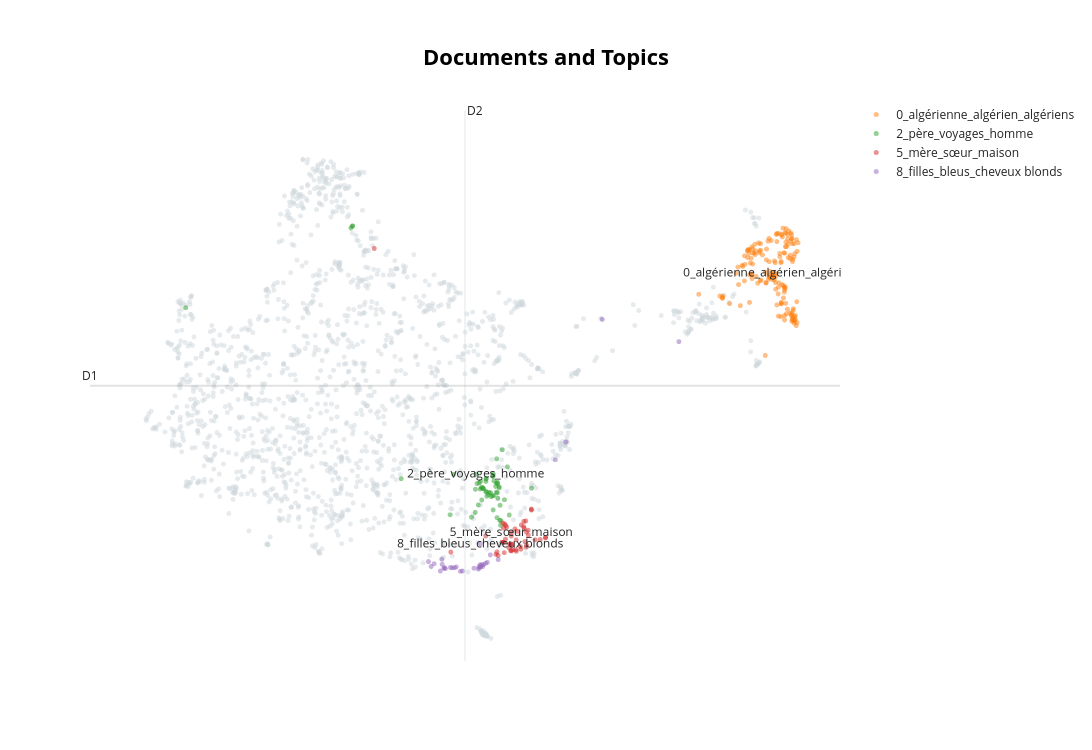

Notebook code for this chart:
### Code cell
topic_model.visualize_documents(docs, topics=[0, 5, 2, 8])

### Figure 1 — Plotly figure (JSON) as saved in the notebook; plotly's stock layout.template omitted (floating-point values rounded to 4 significant figures; data arrays with more than 128 entries replaced by an {"elided": "..."} marker saying what was removed)
{"data": [{"hoverinfo": "text", "hovertext": {"elided": "1650 str values"}, "marker": {"color": "#CFD8DC", "opacity": 0.5, "size": 5}, "mode": "markers+text", "name": "other", "showlegend": false, "type": "scattergl", "x": {"elided": "1650 float values"}, "y": {"elided": "1650 float values"}}, {"hoverinfo": "text", "hovertext": {"elided": "159 str values"}, "marker": {"opacity": 0.5, "size": 5}, "mode": "markers+text", "name": "0_algérienne_algérien_algériens", "text": {"elided": "159 str values"}, "textfont": {"size": 12}, "type": "scattergl", "x": {"elided": "159 float values"}, "y": {"elided": "159 float values"}}, {"hoverinfo": "text", "hovertext": ["oui, toute sa famille est en . à l'est. vous ne voulez pas savoir? c'est sa solitude que je ressens.", "pour ce qui compte le plus au monde. ses beautés. oui, mon père est revenu. malgré la rumeur.", "je ne sais plus ses mains. je n'entends plus sa voix. je ne me souviens pas. je sais juste l'attachement de ma mère pour cet homme, son grand- père de .", "le butin de ma mère. ses filles, ses trésors. les montrer. les donner. pour les grandes vacances.", "des travailleurs. de leurs femmes. du regroupement familial. ce n'est pas mon histoire.", "je tiens son bras, une anse de pierre. je marche les chevilles ouvertes. je suis avec mon père.", "sa tendresse. un vol. cet homme a volé les mains de ma mère. cet homme me prend pour son enfant.", "cet homme est dans ma vie. il décide. il finit l'enfance. cet homme est ma défaite.", "je monte dans sa voiture, une fête. je surveille. la rue. sa nuque. les bus. ses épaules.", "il remplace mon père. il est très sérieux. il protège contre les hommes de l'. ces fantômes de la résidence.", "le bleu du ciel. le bleu des mots. ma mère quitte la maison. elle vit avec lui. c'est difficile.", "c'est un arabe. oui, c'en est un. silence encore de mon père. terrassé par la douleur .", "il savait, lui, les autres langues, les autres visages. il savait, lui, les forces des vagues, du vent, du soleil et de la lune, la seule lumière de la nuit.", "ce marin. qui couvrait sa femme de parfums, de vêtements. il savait, lui, la mer, les récifs, les terres étrangères.", "tout le visage de ton père tiendra dans ta main. ses yeux. son sourire. ses cheveux noirs.", "de tout. mon père n'est plus là. il est dans la force des réacteurs. il est après le mur du son.", "respectez-le ou je vous tue. et ce n'est pas seulement mon père. c'est un homme.", "la mouquère. ma grand-mère ne dit rien. c'est passé, tout ça. c'est fini, la guerre.", "il pourrait être son frère, . il pourrait être ce corps mort à la guerre. il pourrait être cet aîné porté disparu.", "c'est là qu'ils se sont rencontrés, ma fille et lui. en pleine guerre d'. notre gendre.", "deuxième aller pour ma mère. retour pour mon père. découverte pour ma sœur et moi.", "longtemps je porterai en moi l'enfance de ma mère. comme un héritage. comme une blessure à effacer par ma vie heureuse.", "encore mieux. il demande ensuite des nouvelles de ma mère, sa santé, sa vie, son nouveau travail, avec un ton grave.", "son tour du monde. son travail. ses responsabilités. ça tombe bien, mon père n'est pas un ouvrier.", "ainsi je nie son intention. mon enfance creuse le désert de cet homme qui disparaît jusqu'à l'âge adulte.", "des cadeaux du mari, capitaine au long cours. des souvenirs de voyage. de cet homme si bon, si généreux.", "là-bas. en . chercher un appartement pour sa famille. dans ce pays compliqué et lointain.", "il regarde. du   à . il couvre tout. il remarque tout. comme un propriétaire. avec cette joie, toujours, que donne la mer.", "à hurler. cet homme est mon père. respectez-le ou je vous insulte. respectez-le ou je vous frappe.", "heureusement. l'élégance de mon père. son goût des jolies choses. ses pulls, ses chemises, ses pantalons sur son corps si fin.", "par mes voyages. sur les traces de mon père. à . à  . à . longtemps après je me sentirai enfin chez moi.", "la mouquère. tout revient. tout recommence. c'est infini. mais la petite voix de ma grand-mère est toujours là.", "de cet amoureux. il aimait mon père. oui, il l'aimait. je ne sais plus son visage.", "c'est une prière. toute l' contient cet homme. toute mon enfance se dirige vers lui.", "ses cadeaux de . une boîte d'escargots  pour chaque arrière-petit-enfant, une tribu.", "rien ne les sépare. mon père est sans moi. il est aux autres qui regardent, pris dans sa douleur, si seul.", "sur la violence naissante. rien. il demande des nouvelles de mon père. ses dernières missions.", "je reste avec mon père. je prends des deux. je perds des deux. chaque partie se fond à l'autre puis s'en détache.", "est le fils aîné disparu. est le frère perdu. est le silence de mon père. sa séparation.", "j'ai tous les voyages de mon père pour devenir un homme. j'ai tout son temps. j'ai toute son absence pour le remplacer.", "j'ai tous ses avions pour changer. j'ai tous ses océans traversés pour épouser ma mère.", "son sommeil. ses repas. son tour de garde. il sourit. il vise toute ma famille fran çaise.", "mon grand-père. sa voix. ses mains. finis ton assiette, mon petit. je suis si loin de tout, soudain.", "la montagne ne sera plus jamais la même. c'est  que mon père regarde. c'est lui qu'il cherche.", "toucher. savoir. connaître. ma mère est un trésor. aminé et moi remplaçons nos pères.", "trois mémoires. trois fragilités. ma force ne suffit pas. tout change soudain. les voyages de mon père.", "l'. le groupe des 24. le fonds monétaire international. c'est un écrasement. je ne suis rien.", "les voyages de mon père avant , c'est bien. il rapporte la liberté. du vent sur son imperméable.", "quand nos pères sont loin d'. derrière la mer. leurs voyages. nos solitudes. ton père est souvent au  pour l'usine de sel.", "avec son pays. avec son travail. avec ma mère. avec ma sœur. mon père, l'homme des jalousies.", "mon père laisse . tu veilleras sur la maison. ses départs fondent mon désir. changer.", "mais ne rien dire. être fière. ses billets d'avion. ses badges de conférence. le papier à lettres de la banque mondiale.", "mes tantes restent. avec leurs filles. avec leurs fils. moi je reste avec . salue de la main derrière la vitre de la voiture américaine qui l'emporte vers la ville, vers son petit appartement de , vers les souvenirs du capitaine au long cours, vers ses statues noires, ces corps de pierre comme figés par la mort.", "elles s'embrassent et se disputent. c'est une guerre. c'est une union. c'est un rejet.", "je porte la disparition de l'aîné de la famille, sa référence. on ne retrouve pas son corps.", "mon père. sa femme après son frère. je suis dans la guerre d'. je porte le conflit.", "le chauffeur. il remplace mon père. sa conscience professionnelle. sa façon d'être un homme.", null], "marker": {"opacity": 0.5, "size": 5}, "mode": "markers+text", "name": "2_père_voyages_homme", "text": ["", "", "", "", "", "", "", "", "", "", "", "", "", "", "", "", "", "", "", "", "", "", "", "", "", "", "", "", "", "", "", "", "", "", "", "", "", "", "", "", "", "", "", "", "", "", "", "", "", "", "", "", "", "", "", "", "", "2_père_voyages_homme"], "textfont": {"size": 12}, "type": "scattergl", "x": [-0.2837, -0.4257, -0.4687, -0.2423, -0.2733, -0.6126, -0.33, -0.3341, -0.8934, -0.3177, -0.3279, -0.5094, -2.196, -2.178, -0.4937, -0.251, -0.2716, -4.366, -0.8485, -0.3549, -0.2304, -0.2769, -0.4982, -0.2479, -0.1413, -0.3259, 0.1762, -2.174, -0.2857, -0.4225, -0.3355, -0.5632, -0.4824, -0.4179, -0.2372, -0.4623, -0.5611, -0.478, -0.3932, -0.295, -0.1164, -0.4239, -0.5223, -0.4552, -0.2262, -0.4121, -0.2077, -0.3641, -0.4179, -0.1798, -0.3816, -0.2817, -0.2667, -1.536, -0.5394, -0.3185, -0.2719, -0.5535], "y": [-0.09576, -0.08167, -0.01818, -0.5512, -0.1076, -0.4997, 0.158, 0.1759, -0.4606, 0.08543, -0.3829, 0.04991, 4.165, 4.192, 0.0783, -0.007097, 0.06286, 2.88, 0.1917, -0.1676, -0.6306, -0.5074, -0.04433, -0.02723, 0.312, 0.1968, -0.03239, 4.2, 0.04946, 0.1135, -0.1561, -0.4223, -0.02473, 0.1265, -0.3081, -0.03875, -0.04965, -0.2224, -0.1336, -0.003239, -0.4643, 0.0772, -0.3016, -0.0385, -0.5552, -0.1628, 0.5883, -0.1035, -0.09301, -0.2178, -0.1024, 0.4411, -0.1926, 0.1206, 0.04233, -0.1491, 0.04068, 0.1929]}, {"hoverinfo": "text", "hovertext": ["c'est moi que ta mère doit sauver. de son regard. de sa colère. de sa voix qui m'accuse toujours.", "c'est mauvais pour le corps. pour les bronches. en plus on a une fragilité de ce côté-là, dans la famille.", "de regards. de gestes. leur réaction. c'est sur la route du  que ça arrive. ma mère conduit la voiture.", "pour ne pas l'effrayer. ta mère. je prends . oui, elle me prend, malgré le risque.", "chercher la preuve. s'assurer de l'existence de ma mère ici, dans ce lieu, dans cette maison de .", "de l'alcool à quatre-vingt-dix. mais non, ça ne pique pas. tu auras une bosse. son amour pour ma mère.", "ils reviennent par le corps de ma mère. par son asthme chronique. par ses longs sommeils.", "puis ces adolescents. par mes tantes. . tante  qui partira trop tôt, elle aussi.", "à l'aveugle. il blesse, sans savoir. ma mère a tout vu. elle me racontera. c'est donc cela « perdre la raison »", "il dit lentement. à l'oreille de ma grand-mère. des fièvres violentes. des nausées.", "toutes bronzées. le portrait craché de son père. je vous ai mises au premier, dans la chambre au lit bateau.", "sans m'arrêter. ta mère rentre sa voiture. ils ont forcé les serrures. ils ? je ne vais plus au cinéma le .", "arme-toi contre la violence des autres. que saura-t-elle de sa mère, ma protectrice ?", "ma sœur contre l'homme. son corps pour mon corps. un sacrifice. je ne me souviens pas.", "j'ai le foulard de ma mère dans la main. ma valise est ouverte. mes affaires de vacances dans la chambre au lit bateau.", "leur petite arme. ils frappent ma mère. ce n'est rien, des coups d'enfant. c'est doux et rugueux.", "sa nuque tondue. ses oreilles légèrement décollées. la r 16 noire qui conduit à l'école, au lycée, à la mer, à l'hôpital.", "elle s'est transformée. elle s'est déplacée. et elle continue. dans ma douleur à porter cette valise trop lourde.", "je pars avec ma sœur. nous allons « respirer » ensemble. respirer l'air de la , l'odeur du gazon, de la terre mouillée, de la , du goémon.", "ma sœur qui prend un couteau pour me défendre. ma sœur devient ma mère. l'homme, toujours.", "ça finira dans un bain de sang, répète ma mère. certains parlent du . d'autres de la .", "vient la main de ma mère qui donne un verre d'eau glacée. vient la main de , prolongée.", "comment ne pas vouloir gifler la fille de cet avocat extrémiste que je retrouverai vingt-cinq ans plus tard ?", "sa fille. il l'appelle . je n'ai jamais su pourquoi. . notre mer. ma mère, en . après les escaliers de la gare de , après ce bruit métallique qui semble me suivre partout, après le regard des enfants blancs, voilà la voiture de mon grand-père.", ". le père du conteur. d', le père, de , raconter. étouffer  et . dissimuler. ma grand-mère aime les vraies filles.", "ma mère, surnommée aussi petite mère par ses sœurs. elle s'en occupait bien, des petites.", "qui fête sa victoire sur moi, un abandon. je cours vers ma mère. elle prend mes épaules.", "quel lien a-t-elle avec ma mère ? que reste-t-il ? et se transmet ? cette femme qui ne sait pas que je la surveille du poste de secours.", "c'est la chambre de . je suis dans la maison de ma mère. dans la maison de son enfance.", "une enfance en danger. longtemps je la porterai pour soulager ma mère. pour la guérir.", "il brise déjà, sans savoir. il retire l'enfance. est-ce la mer qui vient ou le cri de ma sœur ?", "on parle à l'oreille de ma grand-mère. des secrets. de famille. des portes qui se ferment.", "c'est normal. ce jour-là, ta mère fait des carottes râpées avec un filet de citron.", "on reste dans ta chambre. elle est plus grande que la mienne. tu es fils unique.", "ma mère à la plage. ma mère au volant de sa voiture. ma mère dans la maison familiale.", "pour les grandes vacances. pour respirer, dit ma mère. pour les bronches, la gorge et les pou mons.", "elle attend la fin de la course. pourrait être mon frère. des hommes surgissent des dunes.", "ma mère étouffe, ici, en . des mains sur sa poitrine. ventoline. cortisone. tente à oxygène.", "qui aurait pensé, en 1960? ma sœur et moi dans la maison du . là. dans la cuisine.", "petite mère qui accompagnera jusqu'au bout sa petite sœur . elle lui tiendra la main longtemps.", "mon lieu de naissance. mes oreilles en bourdonnent. je suis dans la maison de . la maison de l'enfance de ma mère.", "un petit effort, . pour faire plaisir. être présentable. regarde, ta sœur a la même.", "elle m'attache à sa hanche. c'est notre dernière promenade. ma mère est un défi.", "tante , si attentive. qui couvre tout. nos mensonges. nos sorties. notre fatigue.", "une voix déformée. des insultes. c'est souvent ma mère qui répond. elle dit « allô »", "par son seul corps, ma mère réconcilie. par ses seules mains, ma mère rassemble.", "nos mères dans les ruelles du village de  . les mains au visage pour se protéger du vent.", "nous luttons contre le vent. ma mère me serre contre sa taille. elle guérit de tout.", "on cherche, alors. c'est une traque avant . ma mère traverse toute la ville. malgré les regards.", null], "marker": {"opacity": 0.5, "size": 5}, "mode": "markers+text", "name": "5_mère_sœur_maison", "text": ["", "", "", "", "", "", "", "", "", "", "", "", "", "", "", "", "", "", "", "", "", "", "", "", "", "", "", "", "", "", "", "", "", "", "", "", "", "", "", "", "", "", "", "", "", "", "", "", "", "5_mère_sœur_maison"], "textfont": {"size": 12}, "type": "scattergl", "x": [-0.08822, 0.3608, -0.1048, -0.02406, -0.08482, 0.03529, 0.29, -0.1667, 0.1092, -0.1505, 0.174, -0.03018, -0.06978, -0.4249, 0.04163, 0.1101, 0.1311, 0.07227, -1.89, -0.1923, 0.1336, -0.08907, -0.0977, -0.04146, -0.1639, -0.08925, -0.2146, -0.1188, 0.07513, 0.02962, 0.07991, -0.1916, -0.02511, 0.1727, -0.008675, 0.3598, -0.2629, 0.223, 0.1005, -0.1942, -0.2011, -0.8841, -0.1824, -0.1773, -0.2777, -0.1062, 0.08918, 0.1072, -0.2914, -0.08466], "y": [-1.043, -0.8243, -0.9467, -1.049, -0.9393, -1.017, -0.8598, -0.8542, -0.739, -0.6602, -0.3834, -1.026, -1.027, -0.8034, -0.6255, -0.9491, -0.7094, -0.6529, 3.834, -0.9041, -0.7903, -0.9307, -1.04, -0.6886, -0.633, -0.8044, -0.9034, -0.9965, -0.568, -0.975, -0.6782, -0.6753, -0.8649, -0.3685, -0.7276, -0.8339, -1.118, -0.8646, -0.5607, -0.9075, -0.5951, -1.062, -1.072, -0.6092, -1.06, -0.9348, -0.8945, -0.9794, -1.098, -0.7432]}, {"hoverinfo": "text", "hovertext": ["je ne me souviens plus où elle dormait dans l'appartement. je sais juste sa peau douce et parfumée.", "que saura-t-elle de sa mère, avec moi, sur la balançoire, à  tendues vers la cime des arbres et le ciel bleu de  ?", "elle reste sous les arbres serrés. elle croise les mains et ne bouge plus. souvent, elle dit attendre la mort.", "on prendra les filles avec plaisir. vraiment. tout ce que vous voudrez. à votre disposition.", "elle a les cheveux blonds et les yeux bleus. elle devient vite mon amie française.", "elle devait réfléchir, là, sur ce banc. réfléchir à sa phrase. comment dire ? comment annoncer?", "les années soixante. ces histoires idiotes. elle a près d'elle ses deux petites-filles.", "contre la femme qui dit : quelle jolie petite fille. tu t'appelles comment ? . sa surprise.", "qui sentira. qui se laissera mourir. qui la suivra, elle, mon arrière-grand-mère.", "ne descend pas à la plage. elle reste dans le jardin sur une chaise longue. elle fuit le soleil, pourtant si faible.", "sa mère attend dans la voiture blanche. elle a froid. elle ne descend pas. elle reste à l'abri des vagues, du vent, de la nostalgie des ruines romaines.", ". son fils appelle. par son prénom. . son mari qui cherche. elle remonte, vite. serrée à la paroi.", "même pas quelques mots, kifèche. bien. elle sait l' noire. son enfance à . mais pas l'.", "de plus en plus. je l'envie. c'est elle l'africaine avec ses yeux bleus et ses cheveux blonds.", "elle porte encore cet homme brun. elle l'abrite. je ne sais pas son nom. c'est un inconnu.", "elle dit le mot en premier. elle dit mon mot. à force de traîner avec cette fille.", "et . qu'elle aime vraiment. à force. les filles de . si brunes. et , la plus typée.", "elle parle souvent de l'. de ses souvenirs. elle raconte. moi je ne dis rien sur l'.", "elle n'a que mon père. elle n'a que nous. elle n'a que sa nouvelle terre. la terre d'.", "elle n'y arrivera pas. son visage. sa peau. ses cheveux. ses yeux. sa liberté. ma mère dans les rues d'.", "c'est elle l'étrangère. comme ma mère l'a si souvent été. par ses seuls souvenirs.", "elle me regarde. c'est une adoption. sa voix et ses plongeons. ses mains noueuses.", "le lieu de son histoire. sa chambre est au dernier étage. sous le toit. elle devait lire, là, sur l'herbe, au printemps.", "la chaleur. une morsure. elle cherche sa place, ici, à . elle reste en dehors. c'est une enfant sans pays.", "cette fausse fille. c'est la folie d'. son miroir. on va les changer de classe. les empêcher.", "si fragile. si attendrissante. comme un enfant. elle vous a tout de suite reconnues.", "ma mère rapporte la  en . par sa seule présence. par sa volonté. par son amour pour ce pays, indépendant.", "jamais de mépris. jamais. rien. de cette femme actrice qui nous emmène au jardin public de  avec son caniche noir moyen qui répond au prénom de .", "elle enverra à sa famille, française, l'image de son fils déguisé. elle diffusera notre mensonge.", "des prisons familiales et masculines. quelle faute, alors ? d'être la fille des amoureux de 1960.", "qu'aurait-elle dit, cette mère, si elle avait su? rentre, mon fils. rentre. ces mots sur .", "elle les protégeait. elle leur expliquait des choses de filles. les choses de la vie.", null], "marker": {"opacity": 0.5, "size": 5}, "mode": "markers+text", "name": "8_filles_bleus_cheveux blonds", "text": ["", "", "", "", "", "", "", "", "", "", "", "", "", "", "", "", "", "", "", "", "", "", "", "", "", "", "", "", "", "", "", "", "8_filles_bleus_cheveux blonds"], "textfont": {"size": 12}, "type": "scattergl", "x": [-0.8893, -0.4042, -0.5143, -1.002, -0.9751, -0.7572, -0.8125, -1.143, -0.3652, -0.5078, -0.4273, -0.5794, -0.5235, -0.9683, -0.9552, -1.022, -0.9974, -0.7317, 1.105, -0.4972, -0.455, -1.103, -0.4791, -0.4925, 0.6277, -1.178, -0.2619, -0.8637, 2.111, 0.4893, -0.466, -0.8367, -0.4961], "y": [-1.31, -1.228, -1.295, -1.178, -1.325, -1.372, -1.302, -1.294, -1.108, -1.32, -1.245, -1.323, -1.337, -1.313, -1.33, -1.369, -1.261, -1.369, 2.691, -1.265, -1.263, -1.251, -1.27, -1.299, 0.7133, -1.216, -1.183, -1.316, 2.332, 0.427, -1.296, -1.315, -0.931]}], "layout": {"annotations": [{"showarrow": false, "text": "D1", "x": -5.623, "y": 1.619, "yshift": 10}, {"showarrow": false, "text": "D2", "x": -0.6979, "xshift": 10, "y": 6.06}], "height": 750, "shapes": [{"line": {"color": "#CFD8DC", "width": 2}, "type": "line", "x0": -0.6979, "x1": -0.6979, "y0": -2.822, "y1": 6.06}, {"line": {"color": "#9E9E9E", "width": 2}, "type": "line", "x0": -5.623, "x1": 4.228, "y0": 1.619, "y1": 1.619}], "title": {"font": {"color": "Black", "size": 22}, "text": "<b>Documents and Topics</b>", "x": 0.5, "xanchor": "center", "yanchor": "top"}, "width": 1200, "xaxis": {"visible": false}, "yaxis": {"visible": false}}}
